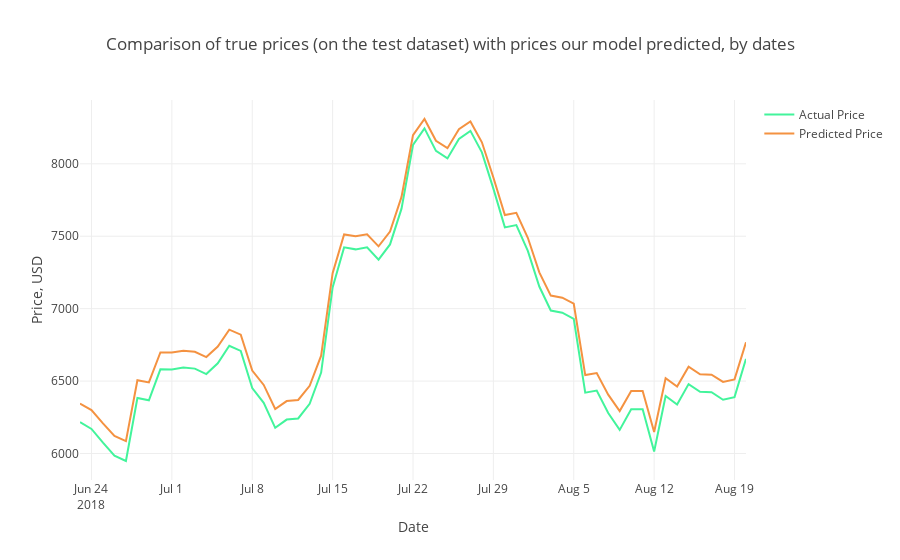

Notebook cell for this chart:
### Code cell
trace1 = go.Scatter(x=Test_Dates, y=Y_test2_inverse, name= 'Actual Price',
                   line = dict(color = ('rgb(66, 244, 155)'),width = 2))
trace2 = go.Scatter(x=Test_Dates, y=predictions_new, name= 'Predicted Price',
                   line = dict(color = ('rgb(244, 146, 65)'),width = 2))
data = [trace1, trace2]
layout = dict(title = 'Comparison of true prices (on the test dataset) with prices our model predicted, by dates',
             xaxis = dict(title = 'Date'), yaxis = dict(title = 'Price, USD'))
fig = dict(data=data, layout=layout)
py.iplot(fig, filename='results_demonstrating2')
